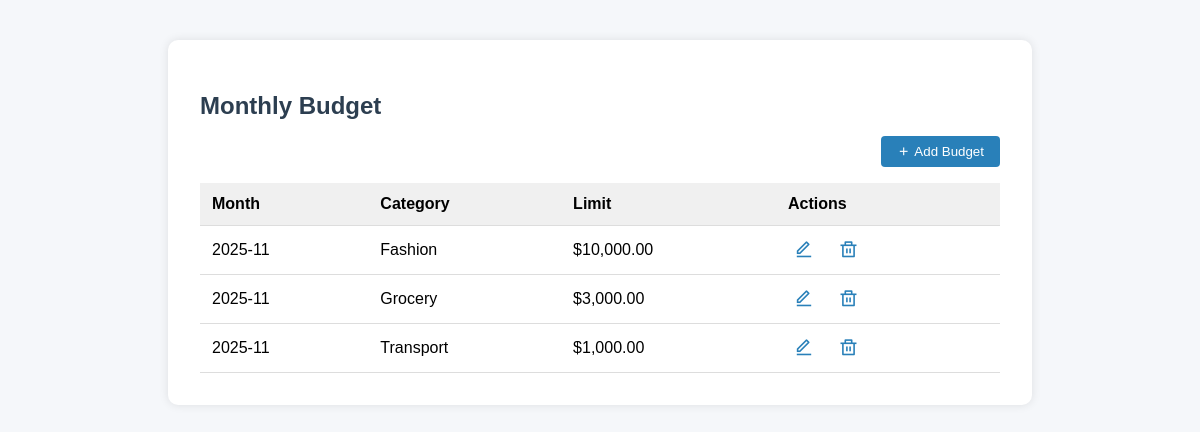
Screenshot of /view_budget.php (signed in) with the database file from the repository.
### tables this page shows
CREATE TABLE `budget` (
  `id` int(11) NOT NULL,
  `user_id` int(11) NOT NULL,
  `category` varchar(100) NOT NULL,
  `limit_amount` decimal(10,2) NOT NULL,
  `month_year` varchar(7) NOT NULL,
  `created_at` timestamp NOT NULL DEFAULT current_timestamp(),
  `category_id` int(11) DEFAULT NULL
);

### view_budget.php (the view, shortened to what this page needs)
<?php
include 'db.php';
$user_id = $_SESSION['user_id'];
$sql = "SELECT * FROM budget WHERE user_id = ? ORDER BY month_year DESC";
$stmt = $conn->prepare($sql);
$stmt->bind_param("i", $user_id);
$stmt->execute();
$result = $stmt->get_result();
$budgets = $result->fetch_all(MYSQLI_ASSOC);
?>
<!DOCTYPE html>
<html lang="en">
<head>
  <link href="https://cdn.jsdelivr.net/npm/remixicon/fonts/remixicon.css" rel="stylesheet">
</head>
<body>
  <div class="container">
    <h2>Monthly Budget</h2>
    <button class="add-btn" onclick="location.href='add_budget.php'"><i class="ri-add-line"></i> Add Budget</button>
    <table>
      <thead>
        <tr>
          <th>Month</th>
          <th>Category</th>
          <th>Limit</th>
          <th>Actions</th>
        </tr>
      </thead>
      <tbody>
        <?php if (!empty($budgets)): ?>
          <?php foreach ($budgets as $b): ?>
            <tr>
              <td><?php echo htmlspecialchars($b['month_year']); ?></td>
              <td><?php echo htmlspecialchars($b['category']); ?></td>
              <td>$<?php echo number_format($b['limit_amount'], 2); ?></td>
              <td class="actions">
                <button onclick="location.href='edit_budget.php?id=<?php echo $b['id']; ?>'"><i class="ri-edit-line"></i></button>
                <button onclick="location.href='delete_budget.php?id=<?php echo $b['id']; ?>'"><i class="ri-delete-bin-line"></i></button>
              </td>
            </tr>
          <?php endforeach; ?>
        <?php else: ?>
          <tr><td colspan="4">No budget entries found.</td></tr>
        <?php endif; ?>
      </tbody>
    </table>
  </div>
</body>
</html>

### view_budget.php (style rules this page uses)
body { font-family: Arial; background: #f5f7fa; padding: 2rem; }
.container { max-width: 800px; margin: auto; background: #fff; padding: 2rem; border-radius: 10px; box-shadow: 0 0 10px rgba(0,0,0,0.1); }
h2 { margin-bottom: 1rem; color: #2c3e50; }
.add-btn { float: right; margin-bottom: 1rem; background: #2980b9; color: white; padding: 0.5rem 1rem; border: none; border-radius: 4px; cursor: pointer; }
table { width: 100%; border-collapse: collapse; margin-top: 1rem; }
th, td { padding: 0.75rem; border-bottom: 1px solid #ddd; text-align: left; }
th { background-color: #f0f0f0; }
td.actions button { background: none; border: none; cursor: pointer; font-size: 1.2rem; margin-right: 0.5rem; color: #2980b9; }

### rows the page displays
budget: month_year "2025-11", category "Fashion", limit_amount "10,000.00"
budget: month_year "2025-11", category "Grocery", limit_amount "3,000.00"
budget: month_year "2025-11", category "Transport", limit_amount "1,000.00"
